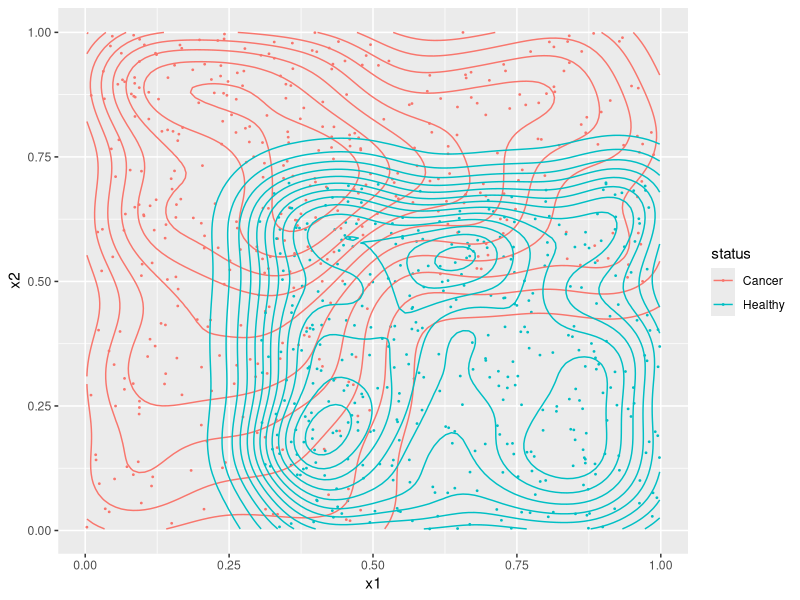
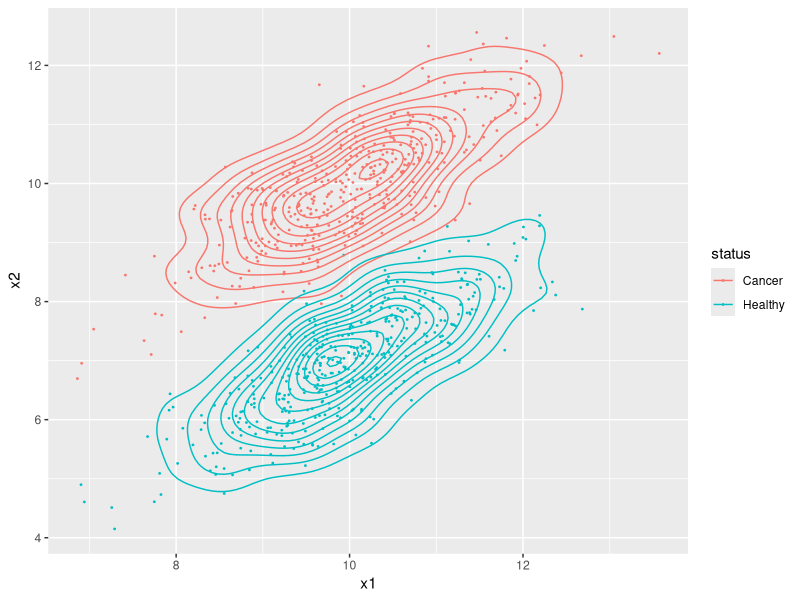
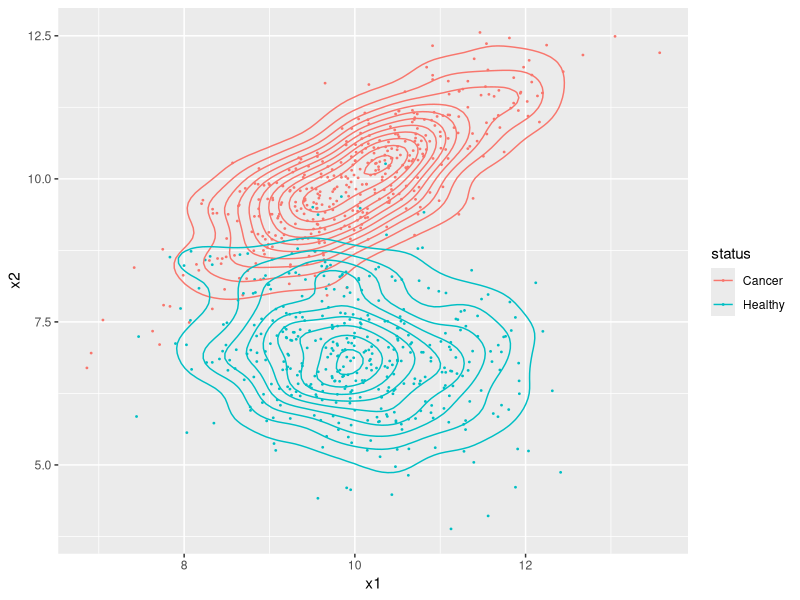

Write R code to recreate these figures, in order.
## ---- chunk 1
knitr::opts_chunk$set(echo = TRUE)
## ---- chunk 2
val<-matrix(c(6326,1638,120,958),2,2)
rownames(val)<-c("PredNo","PredYes")
colnames(val)<-c("TrueNo","TrueYes")
val
## ---- chunk 3
library(ggplot2)
#First Data set
x1.cancer<-runif(200,0,.5)
x1.cancer2<-runif(200,0,1)
x2.cancer<-runif(200,0,1)
x2.cancer2<-runif(200,.5,1)

x1.healthy<-runif(400,.3,1)
x2.healthy<-runif(400,0,.7)

data=data.frame(status=rep(c("Cancer","Healthy"),each=400),x1=c(x1.cancer,x1.cancer2,x1.healthy),x2=c(x2.cancer,x2.cancer2,x2.healthy))

p1<-ggplot(data,aes(x=x1,y=x2,colour=status))+geom_point(size=0.3)+geom_density2d()#+facet_wrap(~status)
p1

#Second Data set
library(MASS)
library(mvtnorm)
set.seed(1234)
dataYes<-mvrnorm(400,c(10,10),matrix(c(1,.8,.8,1),2,2,byrow=T))
dataNo<- mvrnorm(400,c(10,7),matrix(c(1,.8,.8,1),2,2,byrow=T))
full<-rbind(dataYes,dataNo)
full<-data.frame(full)
full$status<-rep(c("Cancer","Healthy"),each=400)
full$status<-factor(full$status)
names(full)[1:2]<-c("x1","x2")

p2<-ggplot(full,aes(x=x1,y=x2,colour=status))+geom_point(size=0.3)+geom_density2d()#+facet_wrap(~status)
p2


#3rd Figure
set.seed(1234)
dataYes<-mvrnorm(400,c(10,10),matrix(c(1,.8,0.8,1),2,2,byrow=T))
dataNo<- mvrnorm(400,c(10,7),matrix(c(1,-.2,-.2,1),2,2,byrow=T))
full2<-rbind(dataYes,dataNo)
full2<-data.frame(full2)
full2$status<-rep(c("Cancer","Healthy"),each=400)
full2$status<-factor(full2$status)
names(full2)[1:2]<-c("x1","x2")

p3<-ggplot(full2,aes(x=x1,y=x2,colour=status))+geom_point(size=0.3)+geom_density2d()#+facet_wrap(~status)
p3


## ---- chunk 4
full2$status2<-ifelse(full2$status=="Healthy",0,1)
full2$status3<-factor(ifelse(full2$status=="Healthy","Control","Sick"))
head(full2)
